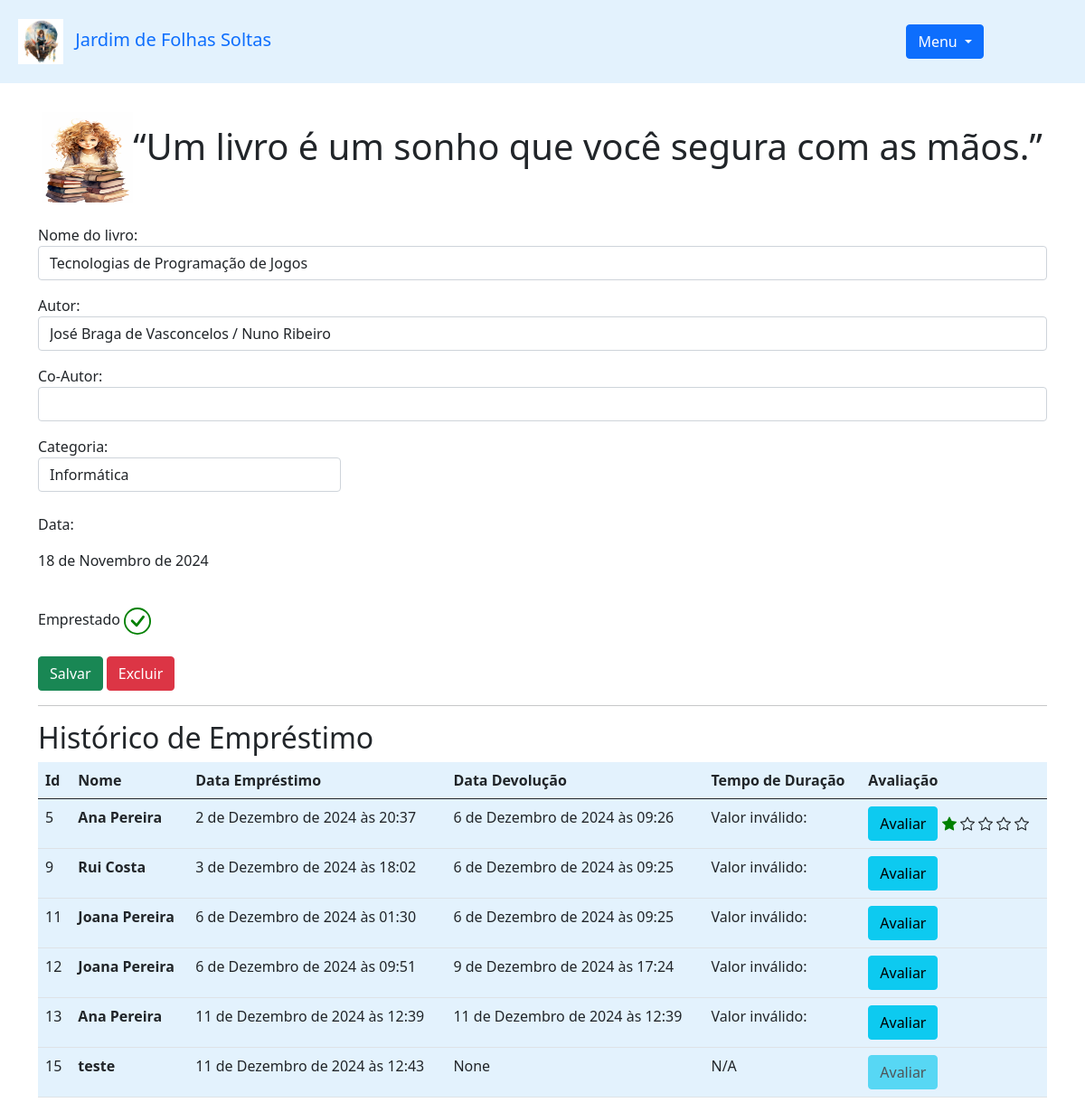
Page /livro/ver_livro/4/ (signed in) on the earlier database version.
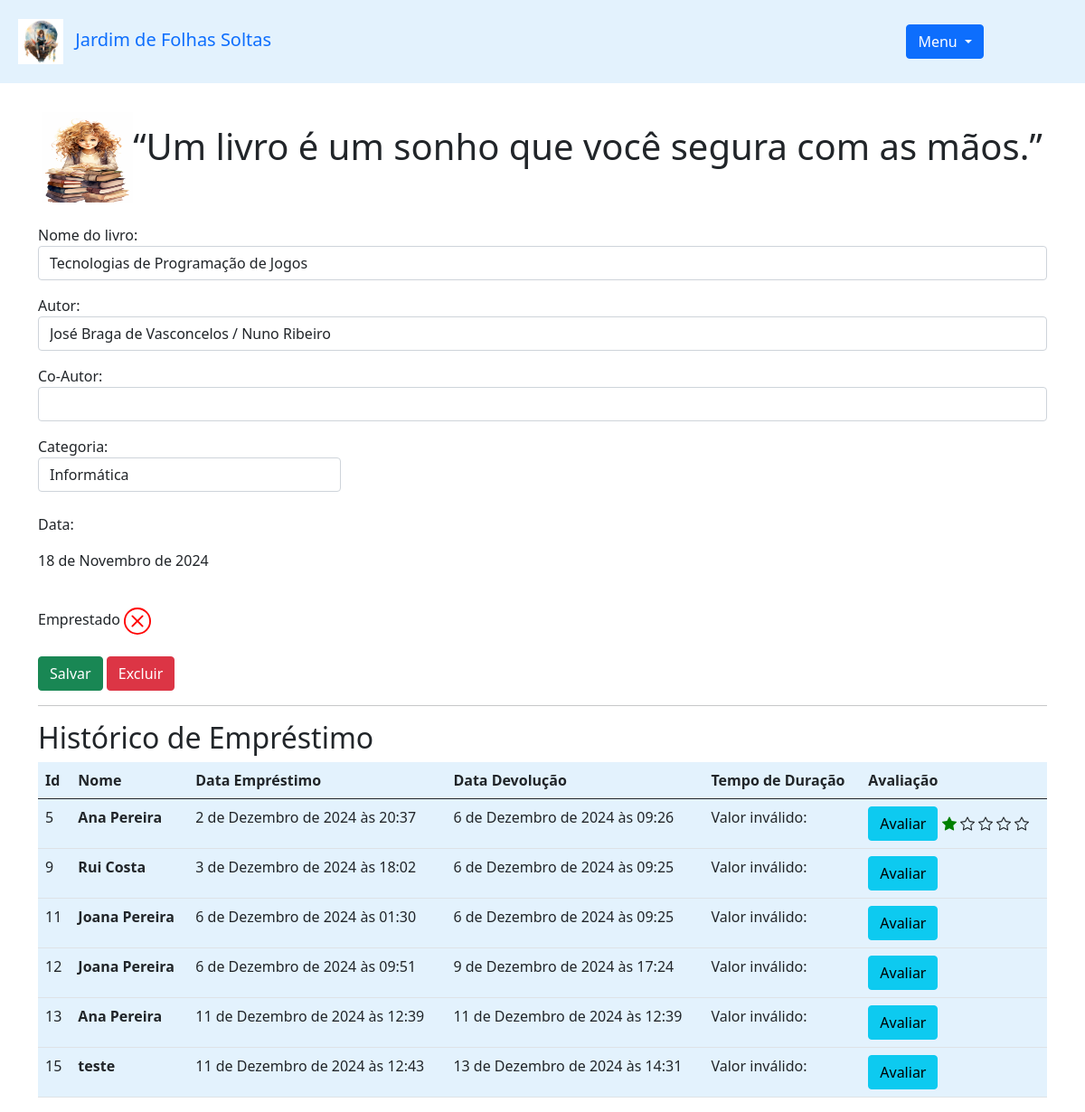
Same page on the later database version.
### livro/models.py (models this page shows, shortened)
class Emprestimos(models.Model):
    choices = (
        ('P', 'Péssimo'),
        ('R', 'Ruim'),
        ('B', 'Bom'),
        ('O', 'Ótimo'),
        ('E', 'Excelente'),
    )
    nome_emprestado = models.ForeignKey(Utilizador, on_delete = models.DO_NOTHING, blank = True, null = True)
    nome_emprestado_anonimo = models.CharField(max_length = 50, blank = True, null = True)
    data_emprestimo = models.DateTimeField(default=datetime.datetime.now)
    data_devolucao = models.DateTimeField(blank = True, null = True)
    livro = models.ForeignKey(Livros, on_delete = models.DO_NOTHING, blank = True, null = True)
    avaliacao = models.CharField(max_length = 1, choices = choices, blank = True, null = True) #o campo pode estar em branco e ainda assim ser válido
    class Meta:
        verbose_name = 'Emprestimo' #nome do modelo no admin, para aparecer no admin como Emprestimo

### utilizadores/models.py (models this page shows)
class Utilizador(models.Model):
    nome = models.CharField(max_length=30)
    email = models.EmailField()
    password = models.CharField(max_length=64) #64 é o tamanho máximo de uma senha em md5 (32 caracteres) + salt (32 caracteres)
    class Meta:
        verbose_name = 'Utilizador' #verbose_name é o nome que aparece na tabela do admin do Django para o modelo Utilizador (Nome legível)
    def __str__(self) -> str:
        return self.nome

### livro/views.py (the view)
# urls.py: path('ver_livro/<int:id>/', views.ver_livro, name='ver_livro'), #url dinâmica, cria a rota ver_livro e chama a função ver_livro do arquivo views.py, é necessário passar o id do livro como parâmetro
def ver_livro(request, id):
    if request.session.get('utilizador'):  # verificar se o utilizador está autenticado
        livro = Livros.objects.get(id=id) # Recupera o livro ou retorna um erro 404 se não existir
        utilizador = Utilizador.objects.get(id = request.session['utilizador'])
        categoria_livro = Categoria.objects.filter(utilizador = request.session.get('utilizador')) #obter todas as categorias do utilizador
        emprestimos = Emprestimos.objects.filter(livro = livro) #obter todos os empréstimos do livro
        livros = Livros.objects.filter(utilizador = utilizador) #obter todos os livros do utilizador
        total_livros = livros.count() #obter o número de livros do utilizador
        form = RegistoLivro() #criar uma instância do formulário RegistoLivro
        form.fields['utilizador'].initial = request.session['utilizador'] #preencher o campo nome do formulário com o nome do utilizador
        form.fields['categoria'].queryset = Categoria.objects.filter(utilizador = utilizador) #preencher o campo categoria do formulário com a categoria com o id 1
        form_categoria = CategoriaLivro()
        utilizadores = Utilizador.objects.all()
        livros_emprestar = Livros.objects.filter(utilizador = utilizador, emprestado = False)
        livros_emprestados = Livros.objects.filter(utilizador = utilizador, emprestado = True)
        return render(request, 'ver_livro.html', {
                                'livro': livro,
                                'livros': livros,
                                'categoria_livro': categoria_livro,
                                'emprestimos': emprestimos,
                                'utilizador_autenticado': request.session.get('utilizador'),
                                'form': form,
                                'id_livro': id,
                                'form_categoria': form_categoria,
                                'utilizadores': utilizadores,
                                'livros_emprestar': livros_emprestar,
                                'livros_emprestados': livros_emprestados
                                }) #renderizar o template ver_livro.html e passar para o template
    else:
        return HttpResponse('Esse livro não é seu!') #se o utilizador não estiver logado ou se o id do utilizador não for igual ao id do livro, retornar um erro
    return redirect('/auth/login/?status=2')

### livro/forms.py
class RegistoLivro(forms.ModelForm): #criar a classe RegistoLivro que herda de forms.ModelForm, vai utilizar o modelo Livros
    class Meta: #criar a classe Meta para definir o modelo e os campos do formulário
        model = Livros #definir o modelo
        fields = ['img', 'nome', 'autor', 'co_autor', 'data_registo', 'emprestado', 'isbn', 'editora', 'ano', 'categoria', 'utilizador', 'estado_leitura'] #definir os campos do formulário
    def __init__(self, *args, **kwargs): #criar o método __init__ para definir os widgets dos campos do formulário
        super(RegistoLivro, self).__init__(*args, **kwargs) #chamar o método __init__ da classe pai
        self.fields['utilizador'].widget = forms.HiddenInput() #definir o widget do campo utilizador como HiddenInput, isto é, o campo não será exibido no formulário

### jardim_de_folhas_soltas/context_processors.py (called while the page is built)
def global_vars(request):
    return {
        'some_global_var': 'value',
    }

### livro/models.py (called while the page is built)
    def __str__(self) -> str:
        return self.nome

### livro/templatetags/filtros.py (called while the page is built)
@register.filter
def mostra_duracao(valor, sufixo=" dias"):
    if not isinstance(valor, int):
        return f"Valor inválido: {valor}"
    return f"{valor}{sufixo}"

### livro/templates/ver_livro.html (shortened to what this page needs)
{% extends 'base.html' %}
{% load filtros %}
{% block 'conteudo' %}
    <div class="container">
        <br>
        <form action="{% url 'alterar_livro' %}" method="POST">
            <p>
                <label>Nome do livro:</label>
                <input class="form-control" type="text" value="{{livro.nome}}" name="nome_livro">
            </p>
            <p>
                <label>Autor:</label>
                <input class="form-control" type="text" value="{{livro.autor}}" name="autor">
            </p>
            <p>
                <label>Co-Autor:</label>
                <input class="form-control" type="text" value="{{livro.co_autor}}" name="co_autor">
            </p>
            <label>Categoria:</label>
            <select style="width: 30%;" class="form-control" name="id_categoria">
                {% for i in categoria_livro %}
                    {% if livro.categoria.nome == i.nome %}
                        <option value="{{i.id}}" selected>{{i}}</option>
                    {% else %}
                        <option value="{{i.id}}">{{i}}</option>
                    {% endif %}
                {% endfor %}
            </select>
            <br>
            <p>
                <label>Data:</label>
                <p>{{livro.data_registo}}</p>
            </p>
            <br>
            <label>Emprestado</label>
            <br>
            <br>
            <input type="submit" class="btn btn-success" value="Salvar">
            <button type="button" class="btn btn-danger" data-bs-toggle="modal" data-bs-target="#exampleModal2">
                Excluir
            </button>
        </form>
        <hr>
        <h2>Histórico de Empréstimo</h2>
        <table class="table" style="background-color: #e3f2fd">
            <thead>
                <tr>
                    <th scope="col">Id</th>
                    <th scope="col">Nome</th>
                    <th scope="col">Data Empréstimo</th>
                    <th scope="col">Data Devolução</th>
                    <th scope="col">Tempo de Duração</th>
                    <th scope="col">Avaliação</th>
                </tr>
            </thead>
            <tbody>
                {% for emprestimo in emprestimos %}
                    <tr>
                       <td>{{emprestimo.id}}</td>
                        {% if emprestimo.nome_emprestado_anonimo == None %}
                            <th scope="row">{{emprestimo.nome_emprestado}}</th>
                        {% else %}
                            <th scope="row">{{emprestimo.nome_emprestado_anonimo}}</th>
                        {% endif %}
                        <td>{{emprestimo.data_emprestimo}}</td>
                        <td>{{emprestimo.data_devolucao}}</td>
                        <td>
                            {% if emprestimo.data_devolucao and emprestimo.data_emprestimo %}
                                {{emprestimo.duracao|mostra_duracao:" dias" }}
                            {% else %}
                               N/A
                            {% endif %}
                        </td>
                        <td>
                        {% if emprestimo.avaliacao == None and emprestimo.data_devolucao != None %}
                            <button onclick="avaliacao('{{emprestimo.id}}')" class="btn btn-info" data-bs-toggle="modal" data-bs-target="#exampleModal1" data-id="{{ emprestimo.id }}">Avaliar</button>
                        {% else %}
                            {% if emprestimo.avaliacao == None %}
                            <button class="btn btn-info disabled">Avaliar</button>
                            {% else %}
                                <button onclick="avaliacao('{{emprestimo.id}}')" class="btn btn-info" data-bs-toggle="modal" data-bs-target="#exampleModal1" data-id="{{ emprestimo.id }}">Avaliar</button>
                            {% endif %}
                        {% endif %}
                        </td>
                    </tr>
                {% endfor %}
            </tbody>
        </table>
    </div>
{% endblock %}

Differences in the rows shown:
changed Livros "Tecnologias de Programação de Jogos": emprestado True → False (drawn)
changed Emprestimos "teste": data_devolucao "None" → "13 de Dezembro de 2024 às 14:31"; duracao|mostra_duracao (not shown) → "Valor inválido:"; no longer shows "N/A"
